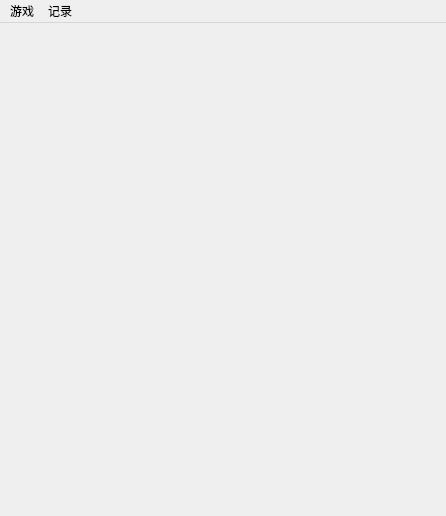
<?xml version="1.0" encoding="UTF-8"?>
<ui version="4.0">
 <class>MainWindow</class>
 <widget class="QMainWindow" name="MainWindow">
  <property name="geometry">
   <rect>
    <x>0</x>
    <y>0</y>
    <width>446</width>
    <height>516</height>
   </rect>
  </property>
  <property name="sizePolicy">
   <sizepolicy hsizetype="MinimumExpanding" vsizetype="Expanding">
    <horstretch>3</horstretch>
    <verstretch>3</verstretch>
   </sizepolicy>
  </property>
  <property name="windowTitle">
   <string>MainWindow</string>
  </property>
  <widget class="QWidget" name="centralWidget">
   <widget class="MapPainter" name="widget" native="true">
    <property name="geometry">
     <rect>
      <x>20</x>
      <y>20</y>
      <width>361</width>
      <height>331</height>
     </rect>
    </property>
    <property name="sizePolicy">
     <sizepolicy hsizetype="Preferred" vsizetype="Preferred">
      <horstretch>0</horstretch>
      <verstretch>0</verstretch>
     </sizepolicy>
    </property>
   </widget>
  </widget>
  <widget class="QMenuBar" name="menuBar">
   <property name="geometry">
    <rect>
     <x>0</x>
     <y>0</y>
     <width>446</width>
     <height>26</height>
    </rect>
   </property>
   <widget class="QMenu" name="Game">
    <property name="title">
     <string>游戏</string>
    </property>
    <addaction name="Easy"/>
    <addaction name="Medium"/>
    <addaction name="Hard"/>
    <addaction name="Customize"/>
   </widget>
   <widget class="QMenu" name="Record">
    <property name="title">
     <string>记录</string>
    </property>
    <addaction name="ViewRecord"/>
   </widget>
   <addaction name="Game"/>
   <addaction name="Record"/>
  </widget>
  <action name="ViewRecord">
   <property name="text">
    <string>查看记录</string>
   </property>
  </action>
  <action name="Easy">
   <property name="text">
    <string>简单</string>
   </property>
  </action>
  <action name="Medium">
   <property name="text">
    <string>中等</string>
   </property>
  </action>
  <action name="Hard">
   <property name="text">
    <string>困难</string>
   </property>
  </action>
  <action name="Customize">
   <property name="text">
    <string>自定义</string>
   </property>
  </action>
 </widget>
 <layoutdefault spacing="6" margin="11"/>
 <customwidgets>
  <customwidget>
   <class>MapPainter</class>
   <extends>QWidget</extends>
   <header location="global">mappainter.h</header>
   <container>1</container>
  </customwidget>
 </customwidgets>
 <resources/>
 <connections/>
</ui>
